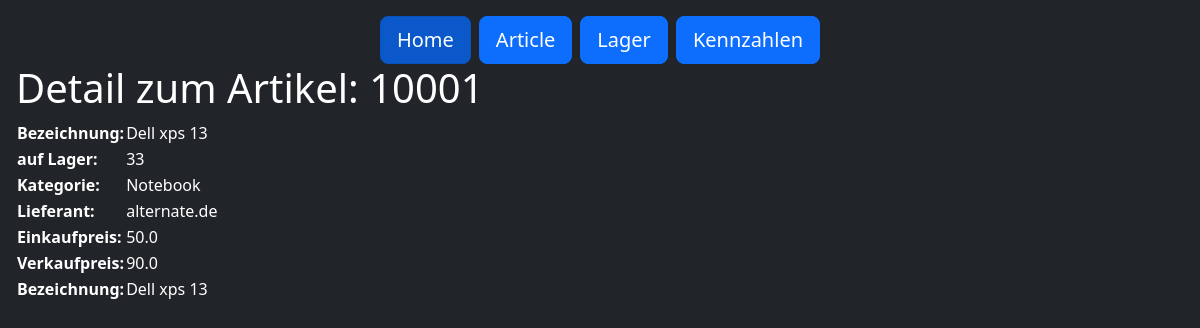
Page /LagerApp/article/1 on the earlier database version.
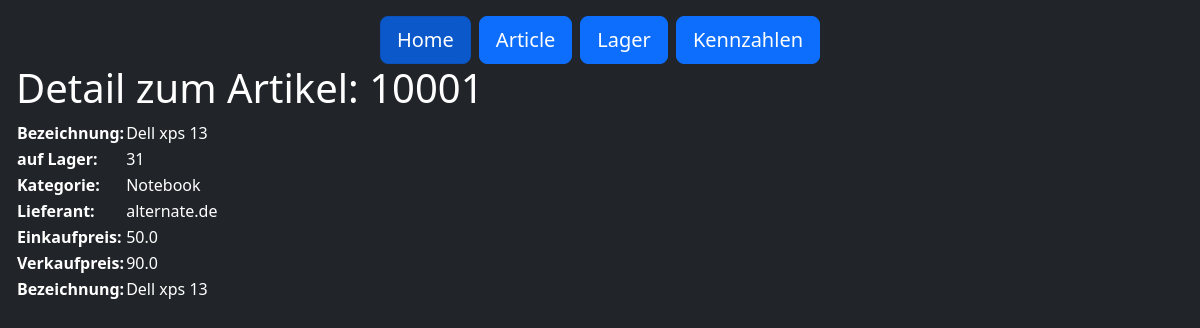
Same page on the later database version.
### LagerApp/models.py (models this page shows, shortened)
class Article(models.Model):
    artikelnummer = models.IntegerField()
    bezeichnung = models.CharField(max_length=255)
    anzahl = models.IntegerField()
    kategorie = models.CharField(max_length=150)
    lieferant = models.CharField(max_length=60)
    ekpreis = models.FloatField()
    vkpreis = models.FloatField()
    storage = models.ForeignKey(Storage, default=1, on_delete=models.CASCADE)

### LagerApp/views.py (the view)
# urls.py: path('article/<int:article_id>', views.detail, name='detail'),
def detail(request, article_id):
    article = get_object_or_404(Article, pk=article_id)
    context = {'article': article,}
    return render(request, 'LagerApp/article_detail.html', context)

### LagerApp/templates/LagerApp/article_detail.html (shortened to what this page needs)
{% extends 'LagerApp/layout.html'%}
{% block body %}
<div class="d-grid gap-2 d-md-flex justify-content-md-center">
            <a class="btn btn-primary active btn-lg" href="{% url 'LagerApp:home' %}">Home</a>
            <a class="btn btn-primary btn-lg" href="{% url 'LagerApp:article' %}">Article</a>
            <a class="btn btn-primary btn-lg" href="{% url 'LagerApp:lagerliste' %}">Lager</a>
            <a class="btn btn-primary btn-lg" href="{% url 'LagerApp:kennzahlen' %}">Kennzahlen</a>
</div>
{% if article %}
<h1>Detail zum Artikel: {{article.artikelnummer}}</h1>
<table>
    <tr>
        <th>Bezeichnung:</th><td>{{article.bezeichnung}}</td>
    </tr>
    <tr>
        <th>auf Lager:</th><td>{{article.anzahl}}</td>
    </tr>
    <tr>
        <th>Kategorie:</th><td>{{article.kategorie}}</td>
    </tr>
    <tr>
        <th>Lieferant:</th><td>{{article.lieferant}}</td>
    </tr>
    <tr>
        <th>Einkaufpreis:</th><td>{{article.ekpreis}}</td>
    </tr>
        <th>Verkaufpreis:</th><td>{{article.vkpreis}}</td>
    <tr>
        <th>Bezeichnung:</th><td>{{article.bezeichnung}}</td>
    </tr>
</table>
{% endif %}
{% endblock %}

Differences in the rows shown:
changed Article "Dell xps 13": anzahl "33" → "31"
